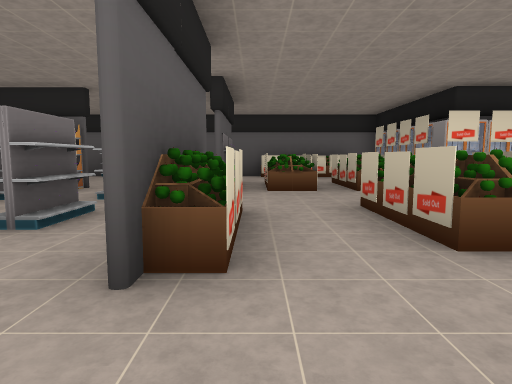
[1] (above)

20 first-person views from a walk through a Unity game level. The camera is 1.2 m above the floor, tilts 6° down and sees 75° across. The floor is counted in squares, 2 m on a side. Each view is taken from the middle of a square. On the plan, view 1 faces up. The plan holds only what a view shows up to about 10 squares ahead; the rest is blank. The place goes on beyond the plan. The player is left out. Some animated figures are not drawn. Some surface patterns are stand-ins.

[2]
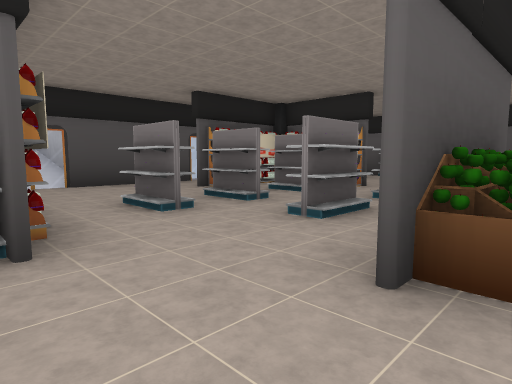

[3]
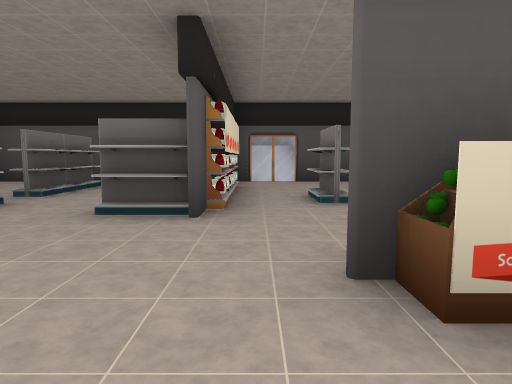

[4]
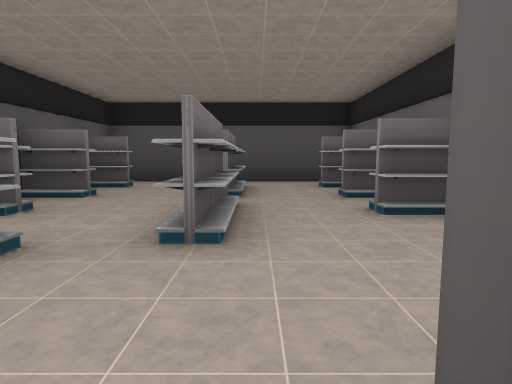

[5]
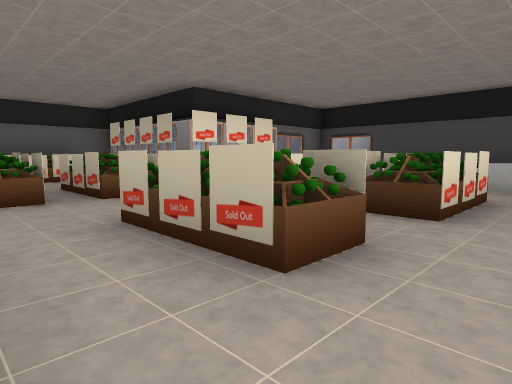

[6]
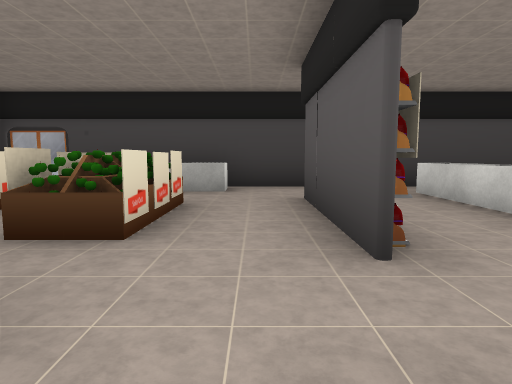

[7]
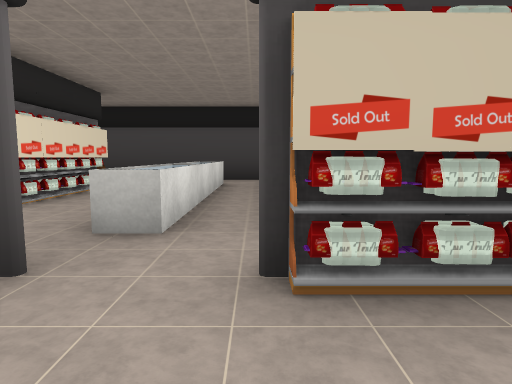

[8]
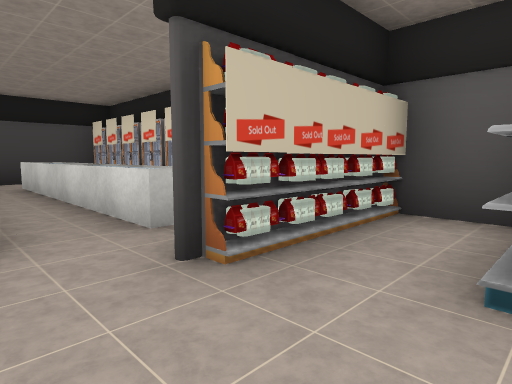

[9]
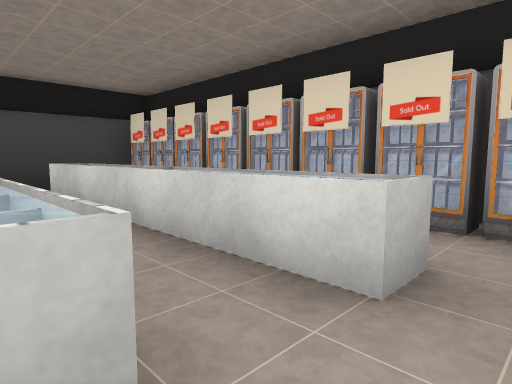

[10]
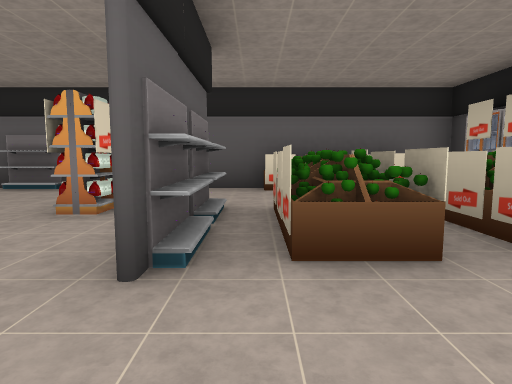

[11]
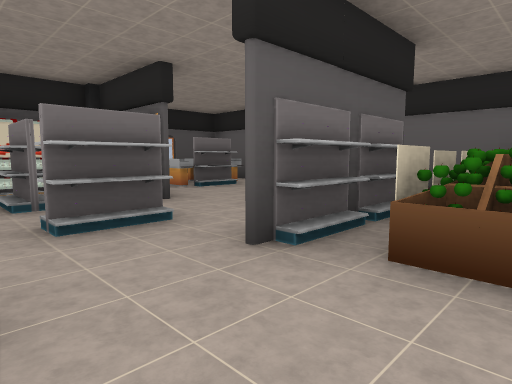

[12]
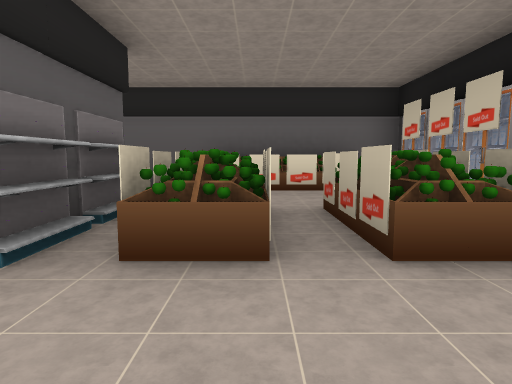

[13]
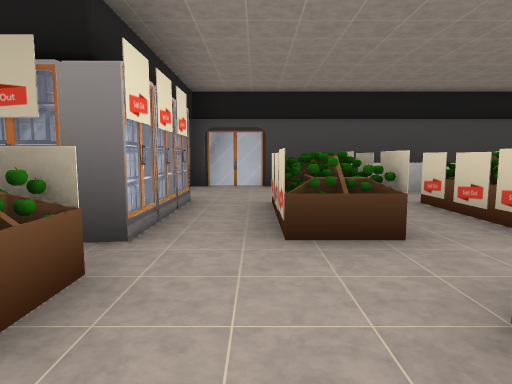

[14]
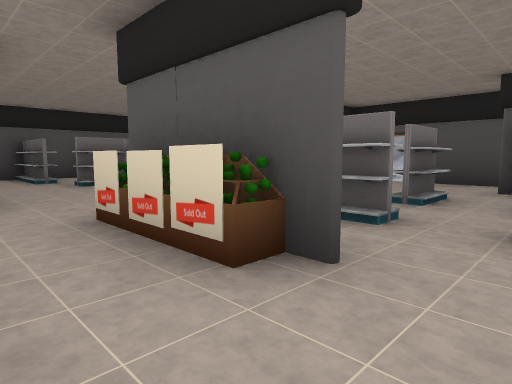

[15]
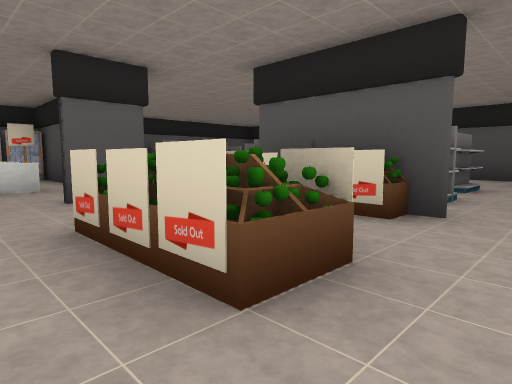

[16]
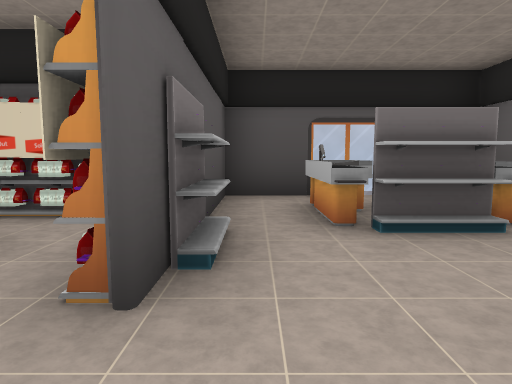

[17]
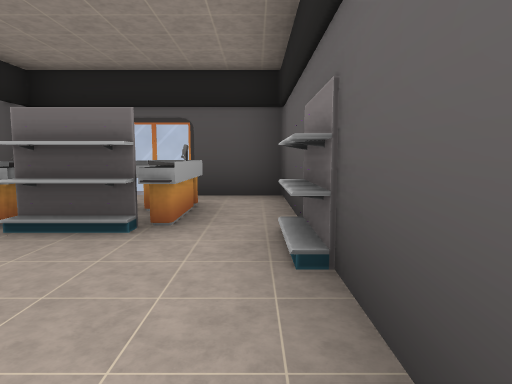

[18]
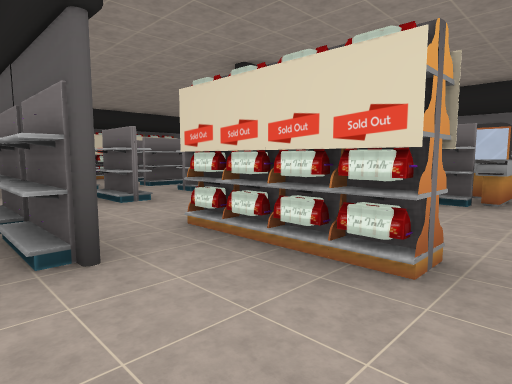

[19]
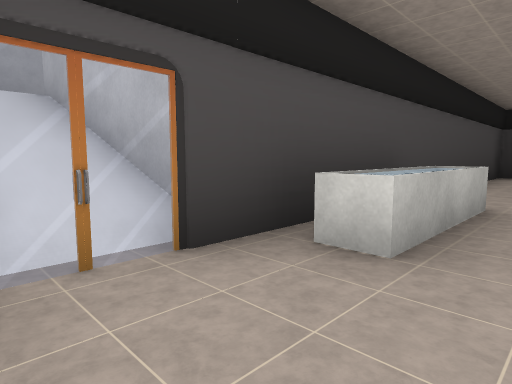

[20]
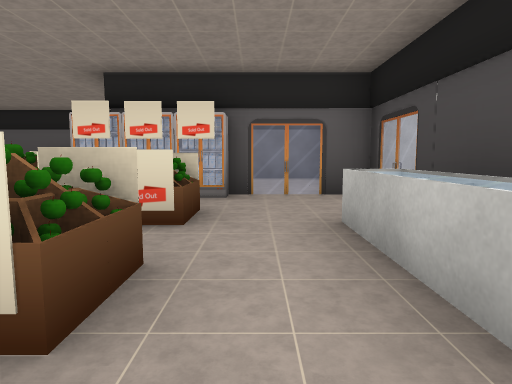

### Floor plan
Points are (right, up) in squares from view 1. A wall is a line through its corners. A room is listed if a view was taken in it or the views show most of it. See-through windows are left out.
Room 1 (views 1, 2, 4, 7, 8, 9, 16, 17)
walls: (-7.2, 4.9) (-7.2, -5.4); (-2.3, -5.6) (0.6, -5.6); (-1.5, 10.4) (-7.2, 10.4) (-7.2, 6.5) (-5.4, 6.5)
low walls: (1.6, -3.9) (4.6, -3.9); (1.6, -3.9) (1.6, -3.3) (4.6, -3.3); (4.1, -1.7) (1.6, -1.7); (4.6, -2.3) (1.6, -2.3) (1.6, -1.7)
ways out: opening at (-1, 5) to room 2; opening at (-1, 9.5) to room 2; opening at (0, 1) to room 2; opening at (4, -4)
objects: shelf (-6, -5); shelf (-6, -2); shelf (-6, 0); other object (-6, 1); cash register (-6, 8) to (-5, 8); cash register (-6, 9); shelf (-5, -2) to (-4, -2); other object (-5, 1); shelf (-5, 4); shelf (-5, 5); shelf (-5, 7) to (-4, 7); shelf (-5, 9); shelf (-4, -5); shelf (-4, 0); shelf (-4, 1); shelf (-4, 2); shelf (-4, 3); shelf (-4, 5); shelf (-4, 10); shelf (-3, -5); shelf (-3, -2); shelf (-3, 0); shelf (-3, 1); shelf (-2, -2); shelf (-2, 3); shelf (-2, 5); shelf (-2, 8); shelf (-1, -4); shelf (0, -5); shelf (0, -4); shelf (0, -3); fridge (1, -5); fridge (2, -5); fridge (3, -5); fridge (4, -5)
Room 2 (views 3, 5, 6, 10, 11, 12, 13, 14, 15, 18, 19, 20)
walls: (-0.6, 4.1) (-0.6, 1.4); (0.6, 0.3) (1.8, 0.3); (-0.5, 8.1) (-0.6, 5.6); (3.7, 9.9) (3.7, 10.4) (-1.5, 10.4); (7.8, -2.6) (7.8, 7.4)
low walls: (6.8, 1.5) (6.8, 4.1) (7.4, 4.1); (7.3, 1.6) (7.3, 4) (6.9, 4); (1.6, -1.7) (2.1, -1.7); (4.5, -1.7) (6.6, -1.7); (1.5, -2.2) (2.9, -2.2); (5.3, -2.2) (6.6, -2.2) (6.6, -1.8)
ways out: opening at (-1, 5) to room 1; opening at (-1, 9.5) to room 1; opening at (0, 1) to room 1; opening at (6.5, -2)
objects: other object (0, 2); other object (0, 3); other object (0, 5); shelf (0, 6); shelf (0, 7); other object (1, 6); other object (1, 7); other object (1, 10); other object (2, 2); other object (2, 3); other object (2, 4); other object (2, 6); other object (2, 7); other object (2, 10); shelf (3, 0); fridge (3, 7); fridge (3, 8); fridge (3, 9); shelf (4, 0); other object (4, 2); other object (4, 4); fridge (4, 6); shelf (5, 0); other object (5, 2); other object (5, 4); fridge (5, 6); shelf (6, 0)
Room 3 (no view inside)
walls: (8.6, 4.4) (10.4, 4.4); (10.3, 6.3) (7, 6.3)

Where each view was taken, in squares from view 1:
view 1: 0 up, 0 right, facing up
view 2: 0 up, 0 right, facing up-left
view 3: 1 up, 1 right, facing left
view 4: 2 down, 1 right, facing left
view 5: 1 up, 0 right, facing up-right
view 6: 1 up, 1 right, facing right
view 7: 3 down, 1 left, facing right
view 8: 2 down, 1 left, facing down-right
view 9: 2 down, 1 right, facing down-right
view 10: 4 up, 0 right, facing up
view 11: 4 up, 1 right, facing up-left
view 12: 4 up, 1 right, facing up
view 13: 5 up, 1 right, facing right
view 14: 5 up, 1 right, facing down-left
view 15: 5 up, 3 right, facing down-left
view 16: 7 up, 2 left, facing left
view 17: 10 up, 2 left, facing left
view 18: 10 up, 0 right, facing down-left
view 19: 6 up, 6 right, facing down-right
view 20: 1 up, 6 right, facing up
